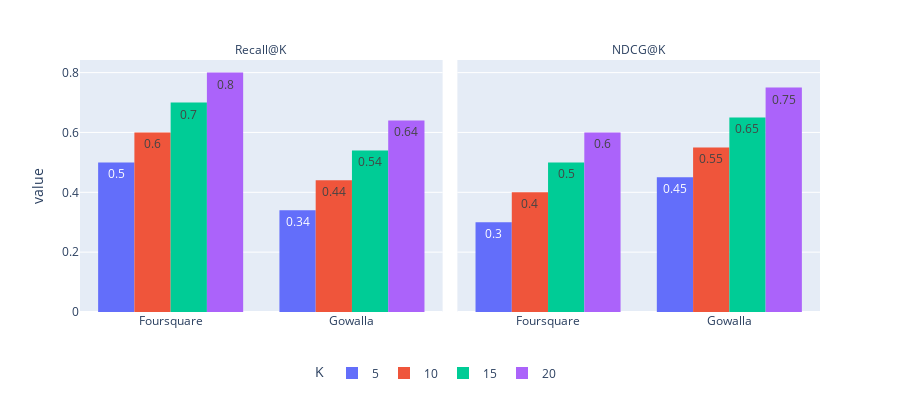

Here is the notebook cell this chart was saved with:
### Code cell
fig = px.histogram(df1, x="Dataset", y="value",
             color='K', barmode='group',
             histfunc='avg', facet_col="variable",
             height=400, text_auto=True)

fig.for_each_annotation(lambda a: a.update(text=a.text.split("=")[-1]+"@K") )
# fig.update_yaxes(matches=None)
# fig.update_xaxes(title = '')

fig.update_layout(
    # title="Plot Title",
    yaxis_title="value",
    # xaxis_title="",
    legend_title="K",
    legend=dict(
        orientation="h",
        # entrywidth=70,
        yanchor="bottom",
        y=-0.3,
        xanchor="right",
        x=0.65
    )
)

fig.show()

### Figure 1 — Plotly figure (JSON) as saved in the notebook; plotly's stock layout.template omitted (floating-point values rounded to 4 significant figures)
{"data": [{"alignmentgroup": "True", "bingroup": "x", "histfunc": "avg", "hovertemplate": "K=5<br>variable=Recall<br>Dataset=%{x}<br>avg of value=%{y}<extra></extra>", "legendgroup": "5", "marker": {"color": "#636efa", "pattern": {"shape": ""}}, "name": "5", "offsetgroup": "5", "orientation": "v", "showlegend": true, "texttemplate": "%{value}", "type": "histogram", "x": ["Foursquare", "Gowalla"], "xaxis": "x", "y": ["0.5", "0.34"], "yaxis": "y"}, {"alignmentgroup": "True", "bingroup": "x", "histfunc": "avg", "hovertemplate": "K=5<br>variable=NDCG<br>Dataset=%{x}<br>avg of value=%{y}<extra></extra>", "legendgroup": "5", "marker": {"color": "#636efa", "pattern": {"shape": ""}}, "name": "5", "offsetgroup": "5", "orientation": "v", "showlegend": false, "texttemplate": "%{value}", "type": "histogram", "x": ["Foursquare", "Gowalla"], "xaxis": "x2", "y": ["0.3", "0.45"], "yaxis": "y2"}, {"alignmentgroup": "True", "bingroup": "x", "histfunc": "avg", "hovertemplate": "K=10<br>variable=Recall<br>Dataset=%{x}<br>avg of value=%{y}<extra></extra>", "legendgroup": "10", "marker": {"color": "#EF553B", "pattern": {"shape": ""}}, "name": "10", "offsetgroup": "10", "orientation": "v", "showlegend": true, "texttemplate": "%{value}", "type": "histogram", "x": ["Foursquare", "Gowalla"], "xaxis": "x", "y": ["0.6", "0.44"], "yaxis": "y"}, {"alignmentgroup": "True", "bingroup": "x", "histfunc": "avg", "hovertemplate": "K=10<br>variable=NDCG<br>Dataset=%{x}<br>avg of value=%{y}<extra></extra>", "legendgroup": "10", "marker": {"color": "#EF553B", "pattern": {"shape": ""}}, "name": "10", "offsetgroup": "10", "orientation": "v", "showlegend": false, "texttemplate": "%{value}", "type": "histogram", "x": ["Foursquare", "Gowalla"], "xaxis": "x2", "y": ["0.4", "0.55"], "yaxis": "y2"}, {"alignmentgroup": "True", "bingroup": "x", "histfunc": "avg", "hovertemplate": "K=15<br>variable=Recall<br>Dataset=%{x}<br>avg of value=%{y}<extra></extra>", "legendgroup": "15", "marker": {"color": "#00cc96", "pattern": {"shape": ""}}, "name": "15", "offsetgroup": "15", "orientation": "v", "showlegend": true, "texttemplate": "%{value}", "type": "histogram", "x": ["Foursquare", "Gowalla"], "xaxis": "x", "y": ["0.7", "0.54"], "yaxis": "y"}, {"alignmentgroup": "True", "bingroup": "x", "histfunc": "avg", "hovertemplate": "K=15<br>variable=NDCG<br>Dataset=%{x}<br>avg of value=%{y}<extra></extra>", "legendgroup": "15", "marker": {"color": "#00cc96", "pattern": {"shape": ""}}, "name": "15", "offsetgroup": "15", "orientation": "v", "showlegend": false, "texttemplate": "%{value}", "type": "histogram", "x": ["Foursquare", "Gowalla"], "xaxis": "x2", "y": ["0.5", "0.65"], "yaxis": "y2"}, {"alignmentgroup": "True", "bingroup": "x", "histfunc": "avg", "hovertemplate": "K=20<br>variable=Recall<br>Dataset=%{x}<br>avg of value=%{y}<extra></extra>", "legendgroup": "20", "marker": {"color": "#ab63fa", "pattern": {"shape": ""}}, "name": "20", "offsetgroup": "20", "orientation": "v", "showlegend": true, "texttemplate": "%{value}", "type": "histogram", "x": ["Foursquare", "Gowalla"], "xaxis": "x", "y": ["0.8", "0.64"], "yaxis": "y"}, {"alignmentgroup": "True", "bingroup": "x", "histfunc": "avg", "hovertemplate": "K=20<br>variable=NDCG<br>Dataset=%{x}<br>avg of value=%{y}<extra></extra>", "legendgroup": "20", "marker": {"color": "#ab63fa", "pattern": {"shape": ""}}, "name": "20", "offsetgroup": "20", "orientation": "v", "showlegend": false, "texttemplate": "%{value}", "type": "histogram", "x": ["Foursquare", "Gowalla"], "xaxis": "x2", "y": ["0.6", "0.75"], "yaxis": "y2"}], "layout": {"annotations": [{"font": {}, "showarrow": false, "text": "Recall@K", "x": 0.245, "xanchor": "center", "xref": "paper", "y": 1, "yanchor": "bottom", "yref": "paper"}, {"font": {}, "showarrow": false, "text": "NDCG@K", "x": 0.755, "xanchor": "center", "xref": "paper", "y": 1, "yanchor": "bottom", "yref": "paper"}], "barmode": "group", "height": 400, "legend": {"orientation": "h", "title": {"text": "K"}, "tracegroupgap": 0, "x": 0.65, "xanchor": "right", "y": -0.3, "yanchor": "bottom"}, "margin": {"t": 60}, "xaxis": {"anchor": "y", "domain": [0, 0.49], "title": {"text": ""}}, "xaxis2": {"anchor": "y2", "domain": [0.51, 1], "matches": "x", "title": {"text": ""}}, "yaxis": {"anchor": "x", "domain": [0, 1], "title": {"text": "value"}}, "yaxis2": {"anchor": "x2", "domain": [0, 1], "matches": "y", "showticklabels": false}}}
